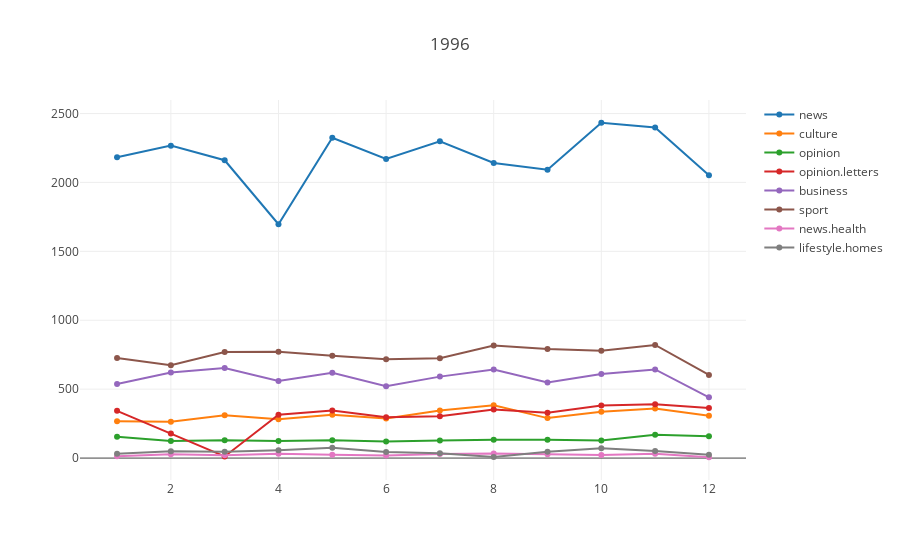
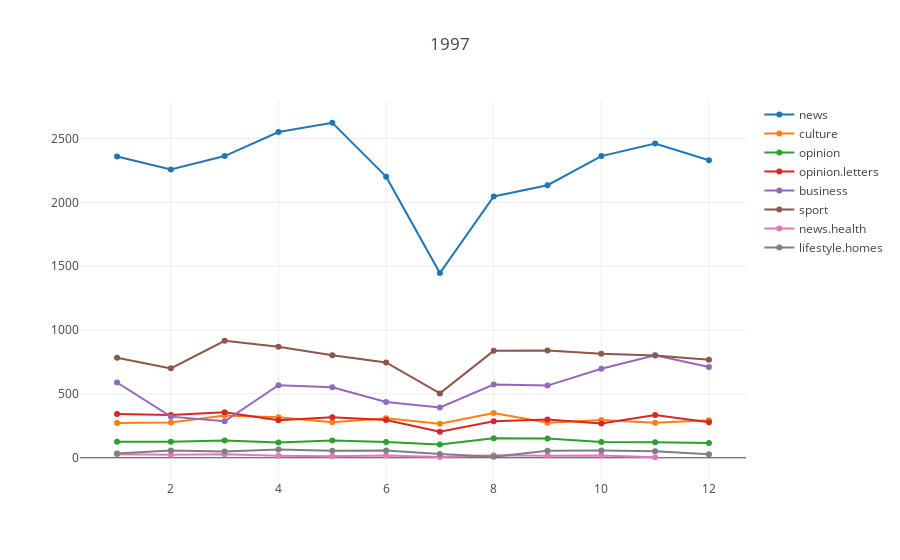

The cell these charts' notebook holds for them, in order:
### Markdown cell above
### Top 10 Headline Categories across Month and Years

### Code cell
months = df['month'].unique().tolist()
years = df['year'].unique().tolist()
categories = top10_df['headline_category'].unique().tolist()
traces = []
for year in years:
    for category in categories:
        y = top10_df[(top10_df['headline_category'] == category) &
                     (top10_df['year'] == year)].groupby('month')['headline_category'].count().values.tolist()
        x = months
        traces.append(go.Scatter(y=y,
                                x=x,
                                name=category,
                                mode='lines+markers'
                               )
                    )
    
    layout = go.Layout(title=year)
    fig = go.Figure(data=traces, layout=layout)
    traces = []
    py.iplot(fig)

### Figure 1 — Plotly figure (JSON) as saved in the notebook; plotly's stock layout.template omitted (floating-point values rounded to 4 significant figures)
{"data": [{"mode": "lines+markers", "name": "news", "type": "scatter", "uid": "12f8ca29-d7ac-4147-9625-b3a0799ee6a2", "x": [1, 2, 3, 4, 5, 6, 7, 8, 9, 10, 11, 12], "y": [2182, 2267, 2161, 1697, 2324, 2170, 2298, 2141, 2092, 2433, 2399, 2052]}, {"mode": "lines+markers", "name": "culture", "type": "scatter", "uid": "989cbbcd-d6bb-41cb-9390-bf8411bb8bc3", "x": [1, 2, 3, 4, 5, 6, 7, 8, 9, 10, 11, 12], "y": [268, 264, 311, 282, 315, 288, 345, 383, 290, 336, 360, 307]}, {"mode": "lines+markers", "name": "opinion", "type": "scatter", "uid": "ab632bbb-b7d3-40d3-b674-29fdc213cd43", "x": [1, 2, 3, 4, 5, 6, 7, 8, 9, 10, 11, 12], "y": [154, 124, 130, 124, 130, 120, 127, 133, 133, 128, 169, 159]}, {"mode": "lines+markers", "name": "opinion.letters", "type": "scatter", "uid": "4d6d795f-8c27-4a8d-853f-57d1a6bc25ff", "x": [1, 2, 3, 4, 5, 6, 7, 8, 9, 10, 11, 12], "y": [343, 178, 12, 315, 345, 296, 303, 352, 329, 382, 390, 363]}, {"mode": "lines+markers", "name": "business", "type": "scatter", "uid": "cd95a5ad-f795-4842-b83a-bbfe9b4956d6", "x": [1, 2, 3, 4, 5, 6, 7, 8, 9, 10, 11, 12], "y": [537, 621, 654, 560, 619, 521, 591, 643, 548, 610, 643, 441]}, {"mode": "lines+markers", "name": "sport", "type": "scatter", "uid": "e6fb745b-16c7-421a-a8ed-5b90eb72c637", "x": [1, 2, 3, 4, 5, 6, 7, 8, 9, 10, 11, 12], "y": [726, 673, 769, 771, 743, 717, 725, 816, 791, 779, 821, 603]}, {"mode": "lines+markers", "name": "news.health", "type": "scatter", "uid": "7c7b08bf-8181-42ea-8415-640a97e38fe3", "x": [1, 2, 3, 4, 5, 6, 7, 8, 9, 10, 11, 12], "y": [13, 27, 20, 32, 25, 18, 29, 33, 28, 22, 31, 6]}, {"mode": "lines+markers", "name": "lifestyle.homes", "type": "scatter", "uid": "a67e6f2d-d788-4abe-9419-d81da4b6f0cc", "x": [1, 2, 3, 4, 5, 6, 7, 8, 9, 10, 11, 12], "y": [32, 50, 46, 57, 75, 44, 35, 7, 45, 71, 52, 25]}, {"mode": "lines+markers", "name": "sport.soccer", "type": "scatter", "uid": "812288cb-3385-4823-9213-54929cec9650", "x": [1, 2, 3, 4, 5, 6, 7, 8, 9, 10, 11, 12], "y": []}, {"mode": "lines+markers", "name": "news.ireland", "type": "scatter", "uid": "f4a7e6bf-5633-4a33-9e5a-749c74a4d634", "x": [1, 2, 3, 4, 5, 6, 7, 8, 9, 10, 11, 12], "y": []}], "layout": {"title": {"text": "1996"}}}

### Figure 2 — Plotly figure (JSON) as saved in the notebook; plotly's stock layout.template omitted (floating-point values rounded to 4 significant figures)
{"data": [{"mode": "lines+markers", "name": "news", "type": "scatter", "uid": "6a34151e-0cf8-4f4a-ae88-8b3446b0620d", "x": [1, 2, 3, 4, 5, 6, 7, 8, 9, 10, 11, 12], "y": [2359, 2257, 2362, 2550, 2623, 2201, 1446, 2046, 2134, 2362, 2460, 2330]}, {"mode": "lines+markers", "name": "culture", "type": "scatter", "uid": "526d19a8-3299-42cf-b7b4-ca2deaccd4ec", "x": [1, 2, 3, 4, 5, 6, 7, 8, 9, 10, 11, 12], "y": [272, 277, 330, 317, 278, 310, 267, 350, 275, 296, 275, 294]}, {"mode": "lines+markers", "name": "opinion", "type": "scatter", "uid": "f7c55dbb-58cf-45e3-9cd6-543d881015c7", "x": [1, 2, 3, 4, 5, 6, 7, 8, 9, 10, 11, 12], "y": [125, 125, 135, 119, 135, 123, 104, 152, 150, 124, 121, 115]}, {"mode": "lines+markers", "name": "opinion.letters", "type": "scatter", "uid": "1590eff6-98cd-4c87-9f33-4c1fa7a41788", "x": [1, 2, 3, 4, 5, 6, 7, 8, 9, 10, 11, 12], "y": [343, 334, 357, 294, 318, 296, 203, 286, 300, 269, 334, 278]}, {"mode": "lines+markers", "name": "business", "type": "scatter", "uid": "14cd231c-a550-4668-8443-5af63974292f", "x": [1, 2, 3, 4, 5, 6, 7, 8, 9, 10, 11, 12], "y": [589, 322, 286, 568, 552, 436, 394, 573, 565, 697, 803, 711]}, {"mode": "lines+markers", "name": "sport", "type": "scatter", "uid": "cabb5c67-e521-4fac-998d-70379232cc79", "x": [1, 2, 3, 4, 5, 6, 7, 8, 9, 10, 11, 12], "y": [783, 700, 916, 870, 802, 746, 504, 837, 839, 814, 800, 767]}, {"mode": "lines+markers", "name": "news.health", "type": "scatter", "uid": "13548d81-a8cf-4a7f-94cb-a12f287a64c2", "x": [1, 2, 3, 4, 5, 6, 7, 8, 9, 10, 11, 12], "y": [27, 24, 27, 16, 11, 17, 6, 20, 15, 18, 4]}, {"mode": "lines+markers", "name": "lifestyle.homes", "type": "scatter", "uid": "85cac511-081b-488b-80e4-a8d118c3d681", "x": [1, 2, 3, 4, 5, 6, 7, 8, 9, 10, 11, 12], "y": [34, 57, 49, 64, 55, 56, 30, 8, 55, 57, 50, 27]}, {"mode": "lines+markers", "name": "sport.soccer", "type": "scatter", "uid": "277331a3-991e-400d-a330-9254c264426d", "x": [1, 2, 3, 4, 5, 6, 7, 8, 9, 10, 11, 12], "y": []}, {"mode": "lines+markers", "name": "news.ireland", "type": "scatter", "uid": "016e80fe-585e-4284-b6f6-2bf578dc0b78", "x": [1, 2, 3, 4, 5, 6, 7, 8, 9, 10, 11, 12], "y": []}], "layout": {"title": {"text": "1997"}}}
